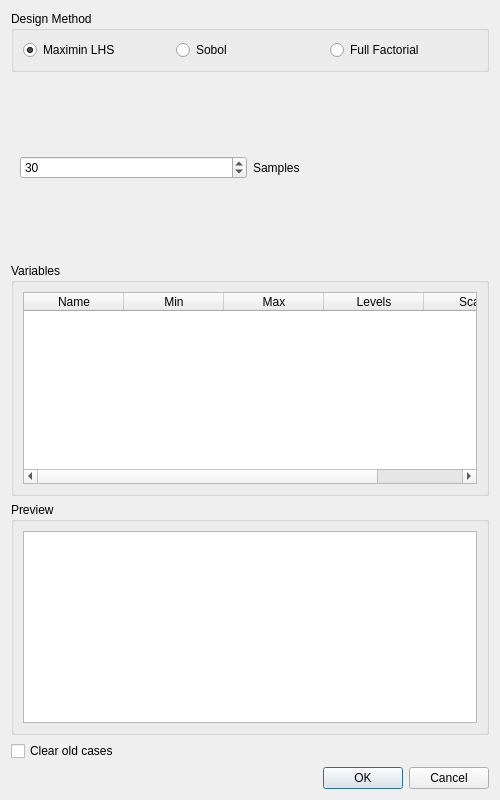
<?xml version="1.0" encoding="UTF-8"?>
<ui version="4.0">
 <class>DoEDialog</class>
 <widget class="QDialog" name="DoEDialog">
  <property name="geometry">
   <rect>
    <x>0</x>
    <y>0</y>
    <width>500</width>
    <height>800</height>
   </rect>
  </property>
  <property name="windowTitle">
   <string>Generate Samples</string>
  </property>
  <layout class="QVBoxLayout">
   <item>
    <widget class="QGroupBox" name="methodGroup">
     <property name="title"><string>Design Method</string></property>
     <layout class="QHBoxLayout">
      <item><widget class="QRadioButton" name="rbLHS"><property name="text"><string>Maximin LHS</string></property><property name="checked"><bool>true</bool></property></widget></item>
      <item><widget class="QRadioButton" name="rbSobol"><property name="text"><string>Sobol</string></property></widget></item>
      <item><widget class="QRadioButton" name="rbFullFact"><property name="text"><string>Full Factorial</string></property></widget></item>
     </layout>
    </widget>
   </item>
   <item>
    <widget class="QStackedWidget" name="stackMethod">
     <widget class="QWidget" name="pageSpaceFilling">
      <layout class="QHBoxLayout">
       <item>
        <widget class="QSpinBox" name="spnSamples">
         <property name="minimum"><number>1</number></property>
         <property name="maximum"><number>1000</number></property>
         <property name="value"><number>30</number></property>
        </widget>
       </item>
       <item><widget class="QLabel"><property name="text"><string>Samples</string></property></widget></item>
      </layout>
     </widget>
     <widget class="QWidget" name="pageFullFact">
      <layout class="QVBoxLayout">
      </layout>
     </widget>
    </widget>
   </item>
   <item>
    <widget class="QGroupBox" name="varsGroup">
     <property name="title"><string>Variables</string></property>
     <layout class="QVBoxLayout">
      <item>
       <widget class="QTableWidget" name="tblVars">
        <column>
         <property name="text"><string>Name</string></property>
        </column>
        <column>
         <property name="text"><string>Min</string></property>
        </column>
        <column>
         <property name="text"><string>Max</string></property>
        </column>
        <column>
         <property name="text"><string>Levels</string></property>
        </column>
        <column>
         <property name="text"><string>Scale</string></property>
        </column>
       </widget>
      </item>
     </layout>
    </widget>
   </item>
   <item>
    <widget class="QGroupBox" name="previewGroup">
     <property name="title"><string>Preview</string></property>
     <layout class="QVBoxLayout">
      <item><widget class="QPlainTextEdit" name="txtPreview"/></item>
     </layout>
    </widget>
   </item>
   <item>
    <widget class="QCheckBox" name="clearOldCases">
     <property name="text">
      <string>Clear old cases</string>
     </property>
    </widget>
   </item>
   <item>
    <layout class="QHBoxLayout">
     <item><spacer/></item>
     <item><widget class="QDialogButtonBox" name="buttonBox">
       <property name="standardButtons">
        <set>QDialogButtonBox::Cancel|QDialogButtonBox::Ok</set>
       </property>
     </widget></item>
    </layout>
   </item>
  </layout>
 </widget>
 <resources/>
 <connections/>
</ui>
